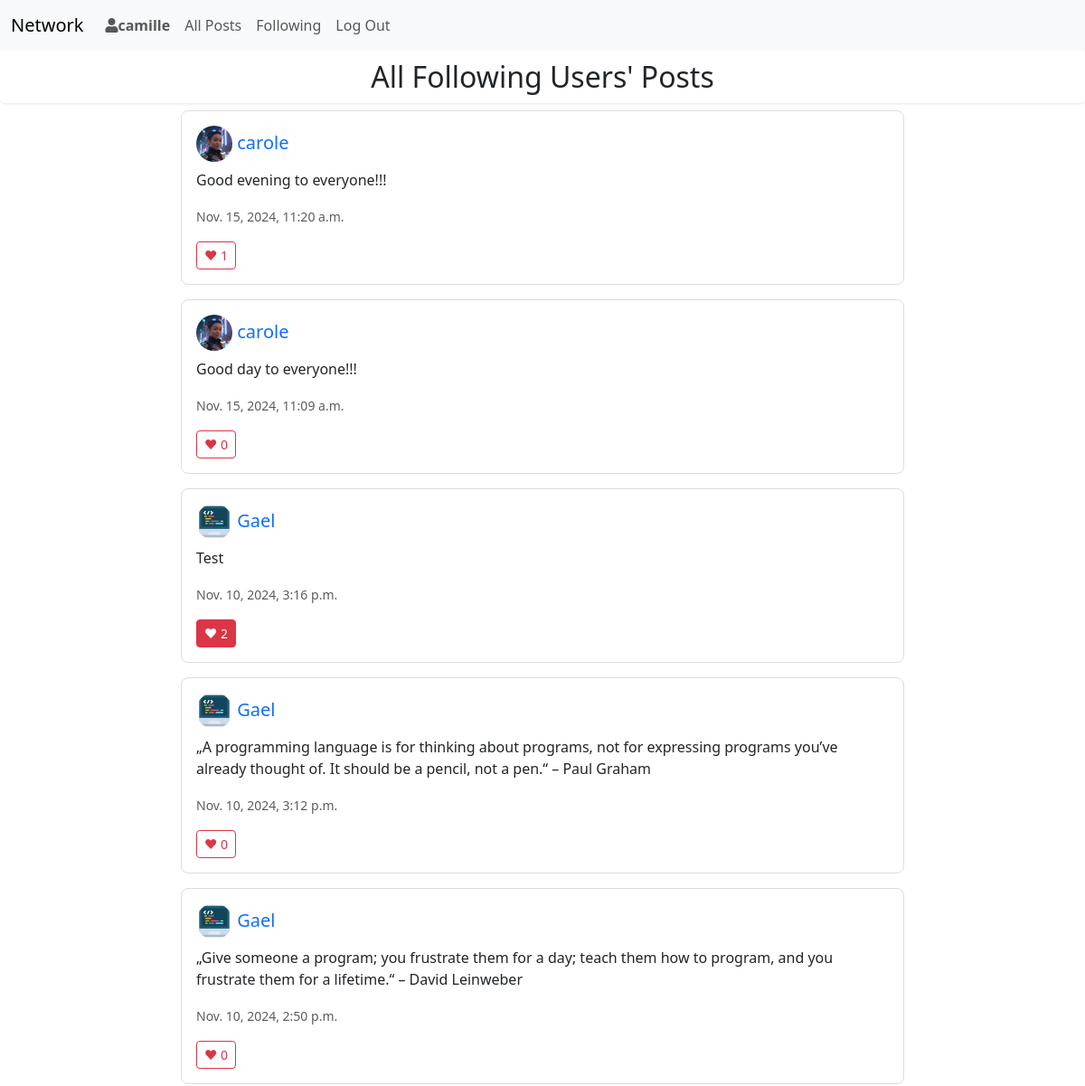
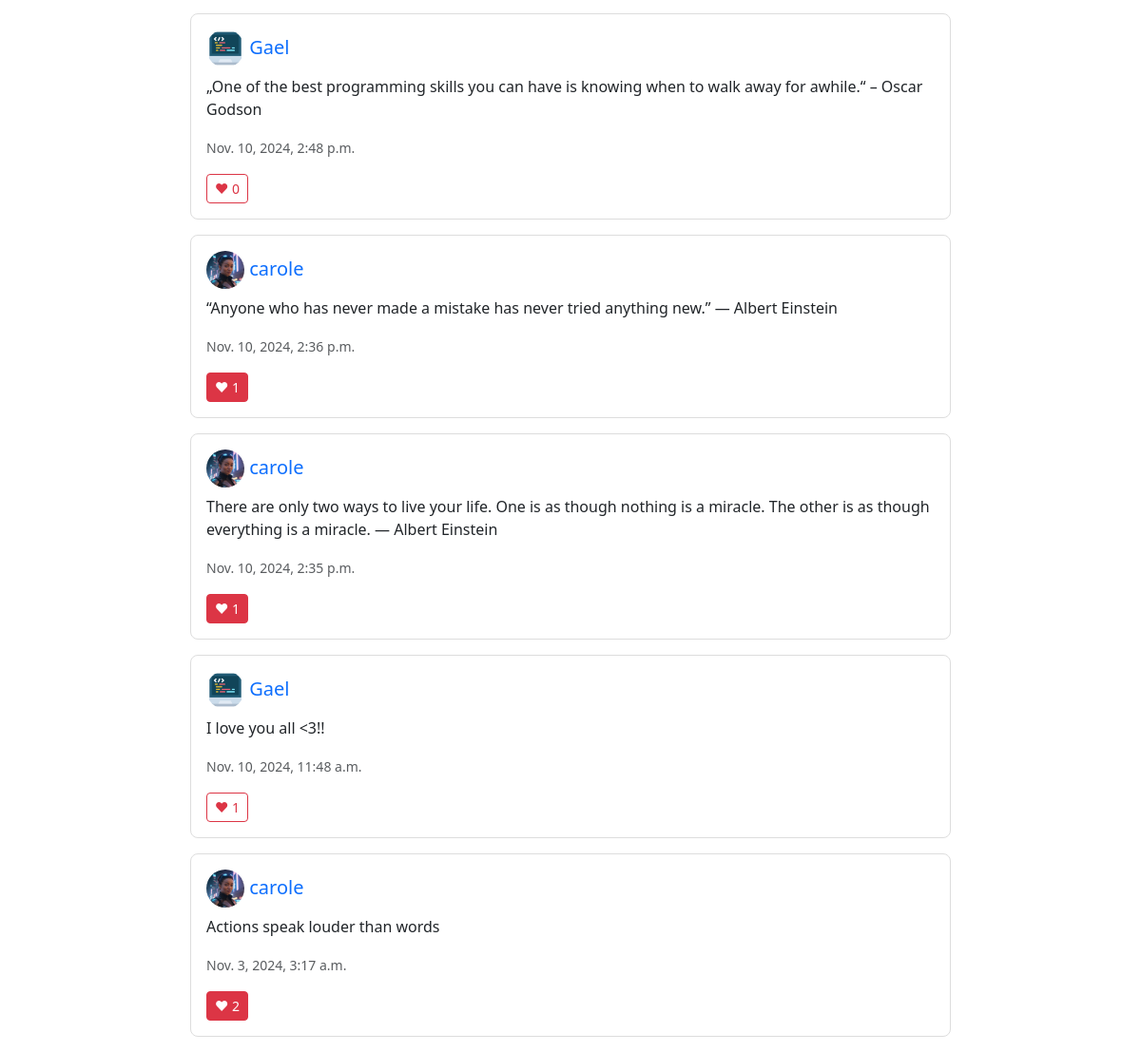
Page /following (signed in) on the committed database (2 pictures, top to bottom).
### network/models.py (models this page shows, shortened)
class User(AbstractUser):
    followers = models.ManyToManyField('self', symmetrical=False, related_name='following')

class Post(models.Model):
    user = models.ForeignKey(User, on_delete=models.CASCADE, related_name="posts")
    content = models.TextField()
    created_at = models.DateTimeField(auto_now_add=True)
    updated_at = models.DateTimeField(auto_now=True)
    likes = models.ManyToManyField(User, related_name="liked_posts", blank=True)

class Profile(models.Model):
    user = models.OneToOneField(User, on_delete=models.CASCADE, related_name='profile')
    image = models.ImageField(upload_to='profile_pics/', default='profile_pics/default.jpg', blank=True)
    bio = models.TextField(max_length=500, blank=True)

### network/views.py (the view)
# urls.py: path("following", views.following, name="following"),
@login_required
def following(request):
    following_users = request.user.following.all()
    posts = Post.objects.filter(user__in=following_users).order_by('-created_at')
    paginator = Paginator(posts, 10)
    page_number = request.GET.get('page')
    page_obj = paginator.get_page(page_number)
    return render(request, "network/following.html", {
        "page_obj": page_obj
    })

### network/templates/network/following.html (shortened to what this page needs)
{% extends "network/layout.html" %}
{% load static %}
{% block body %}
<h2 class="stat-box">All Following Users' Posts</h2>
    <div class="posts-container">
        {% for post in page_obj %}
            <div class="card mb-3 post" data-post-id="{{ post.id }}">
                <div class="card-body">
                    <div class="d-flex justify-content-between">
                        <h5 class="card-title">
                            <a href="{% url 'profile' post.user.username %}" class="text-decoration-none">
                                {% if post.user.profile.image and post.user.profile.image.url %}
                                    <img src="{{ post.user.profile.image.url }}"
                                         class="rounded-circle profile-pic mr-2"
                                         alt="Profile Picture"
                                         onerror="this.src=`{% static 'network/default.jpg' %}`">
                                {% else %}
                                    <img src="{% static 'network/default.jpg' %}"
                                         class="rounded-circle profile-pic mr-2"
                                         alt="Default Profile Picture">
                                {% endif %}
                                {{ post.user.username }}
                            </a>
                        </h5>
                    </div>
                    <p class="card-text content">{{ post.content }}</p>
                    <p class="card-text"><small class="text-muted">{{ post.created_at }}</small></p>
                    <div class="like-section">
                        <button class="btn btn-sm {% if post in user.liked_posts.all %}btn-danger{% else %}btn-outline-danger{% endif %} like-btn"
                        data-post-id="{{ post.id }}">
                        ❤ <span class="like-count">{{ post.likes.count }}</span>
                        </button>
                    </div>
                </div>
            </div>
        {% empty %}
            <p>There are no posts yet.</p>
        {% endfor %}
    </div>
{% endblock %}

### network/templates/network/layout.html (shortened to what this page needs)
{% load static %}
<!DOCTYPE html>
<html lang="en">
    <head>
        <link href="https://cdn.jsdelivr.net/npm/bootstrap@5.3.3/dist/css/bootstrap.min.css" rel="stylesheet">
        <link href="{% static 'network/styles.css' %}" rel="stylesheet">
        <link rel="stylesheet" href="https://cdnjs.cloudflare.com/ajax/libs/font-awesome/5.15.4/css/all.min.css">
    </head>
    <body>
        <nav class="navbar navbar-expand-lg navbar-light bg-light">
            <div class="container-fluid">
            <a class="navbar-brand" href="{% url 'index' %}">Network</a>
            <div class="collapse navbar-collapse" id="navbarTogglerDemo02">
              <ul class="navbar-nav mr-auto mb-2 mb-lg-0">
                {% if user.is_authenticated %}
                    <li class="nav-item">
                        <a class="nav-link" href="{% url 'profile' user.username %}"><i class="fas fa-user"></i><strong>{{ user.username }}</strong></a>
                    </li>
                {% endif %}
                <li class="nav-item">
                  <a class="nav-link" href="{% url 'index' %}">All Posts</a>
                </li>
                {% if user.is_authenticated %}
                    <li class="nav-item">
                        <a class="nav-link" href="{% url 'following' %}">Following</a>
                    </li>
                {% endif %}
                </ul>
                <ul class="nav navbar-nav navbar-right">
                    {% if user.is_authenticated %}
                        <li class="nav-item">
                            <a class="nav-link" href="{% url 'logout' %}">Log Out</a>
                        </li>
                    {% endif %}
                </ul>
            </div>
        </div>
    </nav>
        <div class="body">
            {% block body %}
            {% endblock %}
        </div>
    </body>
</html>

### network/static/network/styles.css (style rules this page uses)
.profile-pic { width: 40px; height: 40px; object-fit: cover; }
.post { border: 1px solid #ddd; border-radius: 8px; transition: box-shadow 0.3s ease; }
.like-btn { transition: all 0.2s ease; }
.posts-container { max-width: 800px; margin: 0 auto; }
.stat-box { text-align: center; padding: 10px; background-color: white; border-radius: 5px; box-shadow: 0 1px 3px rgba(0,0,0,0.1); }

### rows in the picture
User: username "camille"
Post: user.username "carole", content "Good evening to everyone!!!", created_at "Nov. 15, 2024, 11:20 a.m.", likes.count "1"
Post: user.username "carole", content "Good day to everyone!!!", created_at "Nov. 15, 2024, 11:09 a.m.", likes.count "0"
Post: user.profile.image (picture), user.username "Gael", content "Test", created_at "Nov. 10, 2024, 3:16 p.m.", likes.count "2"
Post: user.profile.image (picture), user.username "Gael", content "„A programming language is for thinking about programs, not for expressing programs you’ve already thought of. It should be a pencil, not a pen.“ – Paul Graham", created_at "Nov. 10, 2024, 3:12 p.m.", likes.count "0"
Post: user.profile.image (picture), user.username "Gael", content "„Give someone a program; you frustrate them for a day; teach them how to program, and you frustrate them for a lifetime.“ – David Leinweber", created_at "Nov. 10, 2024, 2:50 p.m.", likes.count "0"
Post: user.profile.image (picture), user.username "Gael", content "„One of the best programming skills you can have is knowing when to walk away for awhile.“ – Oscar Godson", created_at "Nov. 10, 2024, 2:48 p.m.", likes.count "0"
Post: user.username "carole", content "“Anyone who has never made a mistake has never tried anything new.” ― Albert Einstein", created_at "Nov. 10, 2024, 2:36 p.m.", likes.count "1"
Post: user.username "carole", content "There are only two ways to live your life. One is as though nothing is a miracle. The other is as though everything is a miracle. ― Albert Einstein", created_at "Nov. 10, 2024, 2:35 p.m.", likes.count "1"
Post: user.profile.image (picture), user.username "Gael", content "I love you all <3!!", created_at "Nov. 10, 2024, 11:48 a.m.", likes.count "1"
Post: user.username "carole", content "Actions speak louder than words", created_at "Nov. 3, 2024, 3:17 a.m.", likes.count "2"
